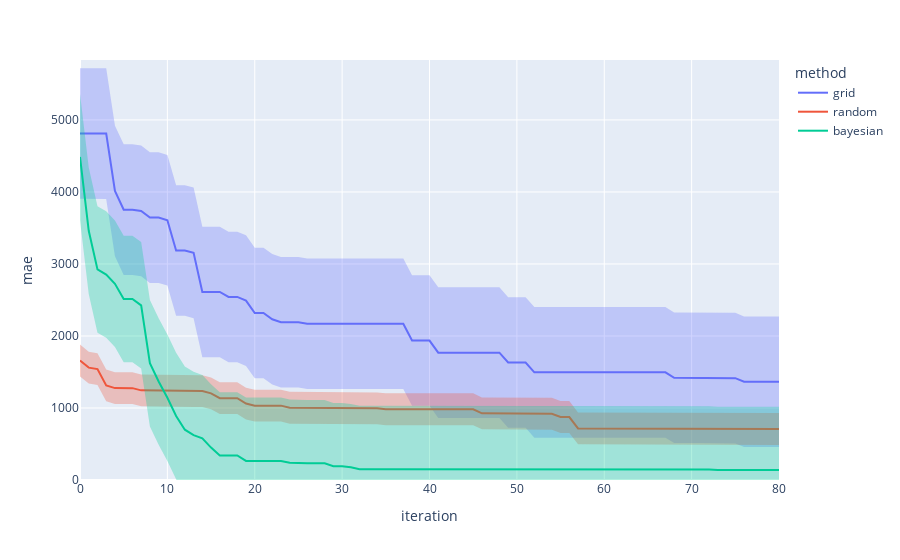

Write notebook code for a chart like this one.
### Markdown cell above
### Visualization
As we might expect, Bayesian optimization outperforms random search while grid and
random search are on par with each other.

### Code cell
# import plotly.express as px
from self_driving_lab_demo.utils.plotting import line

fig = line(
    data_frame=results_df,
    x="iteration",
    y="mae",
    error_y="std",
    error_y_mode="band",
    color="method",
)
max_y = (results_df["mae"] + results_df["std"]).max()
fig.update_yaxes(range=[0.0, max_y*1.02])
fig

### Figure 1 — Plotly figure (JSON) as saved in the notebook; plotly's stock layout.template omitted (floating-point values rounded to 4 significant figures; data arrays with more than 128 entries replaced by an {"elided": "..."} marker saying what was removed)
{"data": [{"fill": "toself", "fillcolor": "rgba(99,110,250,.3)", "hoverinfo": "skip", "legendgroup": "grid", "line": {"color": "rgba(255,255,255,0)"}, "showlegend": false, "type": "scatter", "x": {"elided": "162 int values"}, "xaxis": "x", "y": {"elided": "162 float values"}, "yaxis": "y"}, {"hovertemplate": "method=grid<br>iteration=%{x}<br>mae=%{y}<extra></extra>", "legendgroup": "grid", "line": {"color": "#636efa", "dash": "solid"}, "marker": {"symbol": "circle"}, "mode": "lines", "name": "grid", "orientation": "v", "showlegend": true, "type": "scatter", "x": [0, 1, 2, 3, 4, 5, 6, 7, 8, 9, 10, 11, 12, 13, 14, 15, 16, 17, 18, 19, 20, 21, 22, 23, 24, 25, 26, 27, 28, 29, 30, 31, 32, 33, 34, 35, 36, 37, 38, 39, 40, 41, 42, 43, 44, 45, 46, 47, 48, 49, 50, 51, 52, 53, 54, 55, 56, 57, 58, 59, 60, 61, 62, 63, 64, 65, 66, 67, 68, 69, 70, 71, 72, 73, 74, 75, 76, 77, 78, 79, 80], "xaxis": "x", "y": [4811.0, 4811.0, 4810.0, 4810.0, 4013.0, 3754.0, 3754.0, 3737.0, 3643.0, 3643.0, 3608.0, 3186.0, 3186.0, 3154.0, 2611.0, 2611.0, 2611.0, 2542.0, 2542.0, 2490.0, 2318.0, 2318.0, 2231.0, 2190.0, 2190.0, 2190.0, 2169.0, 2169.0, 2169.0, 2169.0, 2169.0, 2169.0, 2169.0, 2169.0, 2169.0, 2169.0, 2169.0, 2169.0, 1936.0, 1936.0, 1936.0, 1769.0, 1769.0, 1769.0, 1769.0, 1769.0, 1769.0, 1769.0, 1769.0, 1631.0, 1631.0, 1631.0, 1495.0, 1495.0, 1495.0, 1495.0, 1495.0, 1495.0, 1495.0, 1495.0, 1495.0, 1495.0, 1495.0, 1495.0, 1495.0, 1495.0, 1495.0, 1495.0, 1420.0, 1420.0, 1420.0, 1420.0, 1417.0, 1417.0, 1417.0, 1414.0, 1364.0, 1364.0, 1364.0, 1364.0, 1364.0], "yaxis": "y"}, {"fill": "toself", "fillcolor": "rgba(239,85,59,.3)", "hoverinfo": "skip", "legendgroup": "random", "line": {"color": "rgba(255,255,255,0)"}, "showlegend": false, "type": "scatter", "x": {"elided": "162 int values"}, "xaxis": "x", "y": {"elided": "162 float values"}, "yaxis": "y"}, {"hovertemplate": "method=random<br>iteration=%{x}<br>mae=%{y}<extra></extra>", "legendgroup": "random", "line": {"color": "#EF553B", "dash": "solid"}, "marker": {"symbol": "circle"}, "mode": "lines", "name": "random", "orientation": "v", "showlegend": true, "type": "scatter", "x": [0, 1, 2, 3, 4, 5, 6, 7, 8, 9, 10, 11, 12, 13, 14, 15, 16, 17, 18, 19, 20, 21, 22, 23, 24, 25, 26, 27, 28, 29, 30, 31, 32, 33, 34, 35, 36, 37, 38, 39, 40, 41, 42, 43, 44, 45, 46, 47, 48, 49, 50, 51, 52, 53, 54, 55, 56, 57, 58, 59, 60, 61, 62, 63, 64, 65, 66, 67, 68, 69, 70, 71, 72, 73, 74, 75, 76, 77, 78, 79, 80], "xaxis": "x", "y": [1659.0, 1560.0, 1540.0, 1313.0, 1276.0, 1275.0, 1275.0, 1245.0, 1245.0, 1235.0, 1235.0, 1235.0, 1235.0, 1235.0, 1235.0, 1203.0, 1136.0, 1136.0, 1136.0, 1062.0, 1032.0, 1032.0, 1032.0, 1032.0, 1004.0, 1004.0, 1004.0, 1004.0, 1004.0, 1004.0, 1004.0, 994.7, 994.7, 994.7, 994.7, 982.0, 982.0, 982.0, 982.0, 982.0, 982.0, 982.0, 982.0, 982.0, 982.0, 982.0, 926.1, 926.1, 926.1, 926.1, 926.1, 926.1, 926.1, 920.2, 920.2, 874.6, 874.6, 716.2, 716.2, 716.2, 708.5, 708.5, 708.5, 708.5, 708.5, 708.5, 708.5, 708.5, 708.5, 708.5, 708.5, 708.5, 708.5, 707.9, 707.9, 707.9, 707.9, 707.9, 707.9, 707.9, 707.9], "yaxis": "y"}, {"fill": "toself", "fillcolor": "rgba(0,204,150,.3)", "hoverinfo": "skip", "legendgroup": "bayesian", "line": {"color": "rgba(255,255,255,0)"}, "showlegend": false, "type": "scatter", "x": {"elided": "162 int values"}, "xaxis": "x", "y": {"elided": "162 float values"}, "yaxis": "y"}, {"hovertemplate": "method=bayesian<br>iteration=%{x}<br>mae=%{y}<extra></extra>", "legendgroup": "bayesian", "line": {"color": "#00cc96", "dash": "solid"}, "marker": {"symbol": "circle"}, "mode": "lines", "name": "bayesian", "orientation": "v", "showlegend": true, "type": "scatter", "x": [0, 1, 2, 3, 4, 5, 6, 7, 8, 9, 10, 11, 12, 13, 14, 15, 16, 17, 18, 19, 20, 21, 22, 23, 24, 25, 26, 27, 28, 29, 30, 31, 32, 33, 34, 35, 36, 37, 38, 39, 40, 41, 42, 43, 44, 45, 46, 47, 48, 49, 50, 51, 52, 53, 54, 55, 56, 57, 58, 59, 60, 61, 62, 63, 64, 65, 66, 67, 68, 69, 70, 71, 72, 73, 74, 75, 76, 77, 78, 79, 80], "xaxis": "x", "y": [4486.0, 3461.0, 2924.0, 2853.0, 2724.0, 2515.0, 2515.0, 2426.0, 1622.0, 1367.0, 1141.0, 888.1, 698.3, 624.0, 577.7, 449.9, 340.2, 340.2, 340.2, 265.1, 265.1, 265.1, 265.1, 265.1, 240.4, 232.4, 232.4, 232.4, 231.3, 192.1, 192.1, 176.1, 151, 151, 151, 151, 151, 151, 151, 151, 151, 151, 151, 151, 151, 146.9, 146.9, 146.9, 146.9, 146.9, 146.9, 146.9, 146.9, 146.9, 146.9, 146.9, 146.9, 146.9, 146.9, 146.9, 146.4, 146.4, 146.4, 146.4, 146.4, 146.4, 146.4, 146.4, 146.4, 146.4, 146.4, 146.4, 146.4, 138.6, 138.6, 138.6, 138.6, 138.6, 138.6, 138.6, 138.6], "yaxis": "y"}], "layout": {"legend": {"title": {"text": "method"}, "tracegroupgap": 0}, "margin": {"t": 60}, "xaxis": {"anchor": "y", "domain": [0, 1], "title": {"text": "iteration"}}, "yaxis": {"anchor": "x", "domain": [0, 1], "range": [0, 5832.0], "title": {"text": "mae"}}}}
